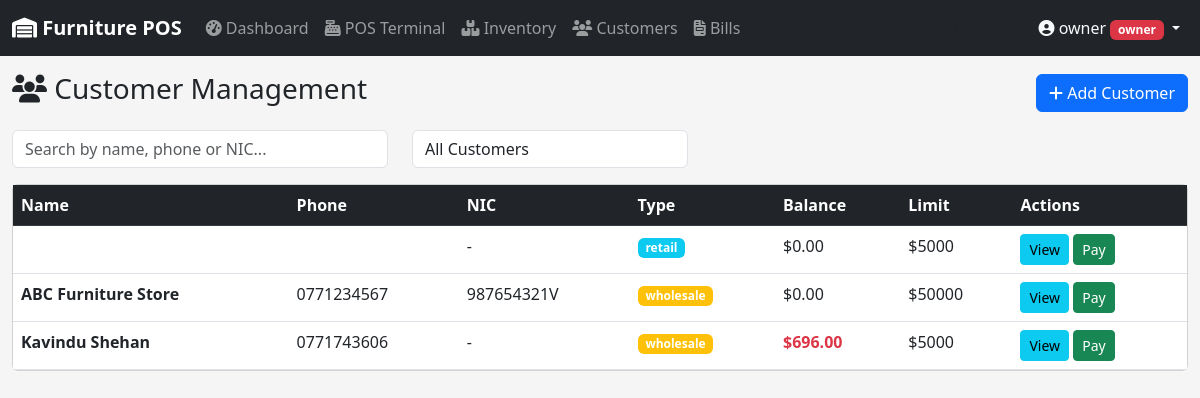
/customer/list (signed in), run on an earlier commit of the app's database.
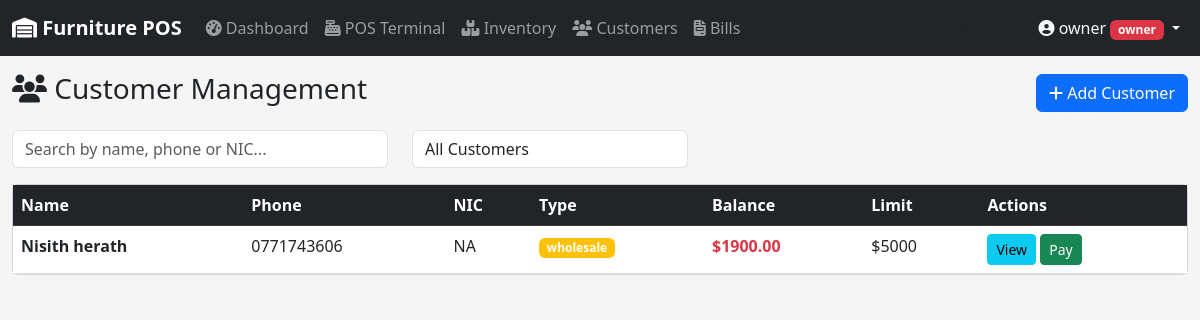
And on a later commit of the database.
### app/models/user.py (models this page shows, shortened)
class User(UserMixin, db.Model):
    __tablename__ = 'users'
    id = db.Column(db.Integer, primary_key=True)
    username = db.Column(db.String(50), unique=True, nullable=False)
    email = db.Column(db.String(120), unique=True, nullable=False)
    password_hash = db.Column(db.String(255), nullable=False)
    role = db.Column(db.String(20), default='staff')  # owner, manager, staff
    is_active = db.Column(db.Boolean, default=True)
    created_at = db.Column(db.DateTime, default=datetime.utcnow)
    last_login = db.Column(db.DateTime)
    orders = db.relationship('Order', backref='cashier_rel', lazy=True, foreign_keys='Order.user_id')

### app/models/customer.py (models this page shows, shortened)
class Customer(db.Model):
    __tablename__ = 'customers'
    id = db.Column(db.Integer, primary_key=True)
    name = db.Column(db.String(100), nullable=False)
    phone = db.Column(db.String(20), unique=True, nullable=False)
    email = db.Column(db.String(120))
    address = db.Column(db.Text)
    nic = db.Column(db.String(20))  # National ID Card
    customer_type = db.Column(db.String(20), default='retail')
    balance = db.Column(db.Float, default=0.0)
    credit_limit = db.Column(db.Float, default=5000.0)
    total_purchases = db.Column(db.Float, default=0.0)
    total_paid = db.Column(db.Float, default=0.0)
    is_active = db.Column(db.Boolean, default=True)
    notes = db.Column(db.Text)
    created_at = db.Column(db.DateTime, default=datetime.utcnow)
    updated_at = db.Column(db.DateTime, default=datetime.utcnow, onupdate=datetime.utcnow)
    orders = db.relationship('Order', backref='customer_rel', lazy=True)
    payments = db.relationship('Payment', backref='customer_rel', lazy=True)

### app/routes/customer.py (the view)
@customer_bp.route('/list')
@login_required
def list_customers():
    customers = Customer.query.filter_by(is_active=True).order_by(Customer.customer_type, Customer.name).all()
    return render_template('customer/list.html', customers=customers)

### app/models/user.py (called while the page is built)
@login_manager.user_loader
def load_user(user_id):
    return User.query.get(int(user_id))

### app/templates/customer/list.html (shortened to what this page needs)
{% extends "base.html" %}
{% block content %}
<div class="d-flex justify-content-between align-items-center mb-3">
    <h3><i class="fas fa-users"></i> Customer Management</h3>
    <button class="btn btn-primary" data-bs-toggle="modal" data-bs-target="#addCustomerModal">
        <i class="fas fa-plus"></i> Add Customer
    </button>
</div>
<div class="row mb-3">
    <div class="col-md-4">
        <input type="text" id="custSearch" class="form-control" placeholder="Search by name, phone or NIC..." onkeyup="filterTable()">
    </div>
    <div class="col-md-3">
        <select id="typeFilter" class="form-control" onchange="filterTable()">
            <option value="all">All Customers</option>
        </select>
    </div>
</div>
<div class="card">
    <div class="card-body p-0">
        <div class="table-responsive">
            <table class="table table-hover mb-0" id="custTable">
                <thead class="table-dark">
                    <tr>
                        <th>Name</th>
                        <th>Phone</th>
                        <th>NIC</th>
                        <th>Type</th>
                        <th>Balance</th>
                        <th>Limit</th>
                        <th>Actions</th>
                    </tr>
                </thead>
                <tbody>
                    {% for customer in customers %}
                    <tr>
                        <td><strong>{{ customer.name }}</strong></td>
                        <td>{{ customer.phone }}</td>
                        <td>{{ customer.nic or '-' }}</td>
                        <td><span class="badge bg-{{ 'warning' if customer.customer_type == 'wholesale' else 'info' }}">{{ customer.customer_type }}</span></td>
                        <td class="{{ 'text-danger fw-bold' if customer.balance > 0 }}">${{ "%.2f"|format(customer.balance) }}</td>
                        <td>${{ "%.0f"|format(customer.credit_limit) }}</td>
                        <td>
                            <button class="btn btn-sm btn-info" onclick="viewCustomer({{ customer.id }})">View</button>
                            <button class="btn btn-sm btn-success" onclick="showPayment({{ customer.id }}, '{{ customer.name }}', {{ customer.balance }})">Pay</button>
                        </td>
                    </tr>
                    {% endfor %}
                </tbody>
            </table>
        </div>
    </div>
</div>
{% endblock %}

### app/templates/base.html (shortened to what this page needs)
<!DOCTYPE html>
<html lang="en">
<head>
    <link href="https://cdn.jsdelivr.net/npm/bootstrap@5.3.0/dist/css/bootstrap.min.css" rel="stylesheet">
    <link href="https://cdnjs.cloudflare.com/ajax/libs/font-awesome/6.4.0/css/all.min.css" rel="stylesheet">
</head>
<body>
    <nav class="navbar navbar-expand-lg navbar-dark bg-dark">
        <div class="container-fluid">
            <a class="navbar-brand" href="{{ url_for('pos.dashboard') }}">
                <i class="fas fa-warehouse"></i> Furniture POS
            </a>
            <div class="collapse navbar-collapse" id="navbarNav">
                {% if current_user.is_authenticated %}
                <ul class="navbar-nav me-auto">
                    <li class="nav-item">
                        <a class="nav-link" href="{{ url_for('pos.dashboard') }}">
                            <i class="fas fa-tachometer-alt"></i> Dashboard
                        </a>
                    </li>
                    <li class="nav-item">
                        <a class="nav-link" href="{{ url_for('pos.terminal') }}">
                            <i class="fas fa-cash-register"></i> POS Terminal
                        </a>
                    </li>
                    <li class="nav-item">
                        <a class="nav-link" href="{{ url_for('inventory.manage') }}">
                            <i class="fas fa-boxes"></i> Inventory
                        </a>
                    </li>
                    <li class="nav-item">
                        <a class="nav-link" href="{{ url_for('customer.list_customers') }}">
                            <i class="fas fa-users"></i> Customers
                        </a>
                    </li>
                    {% if current_user.role in ['owner', 'manager'] %}
                    <li class="nav-item">
                        <a class="nav-link" href="{{ url_for('pos.bills') }}">
                            <i class="fas fa-file-invoice"></i> Bills
                        </a>
                    </li>
                    {% endif %}
                </ul>
                <ul class="navbar-nav ms-auto align-items-center">
                    <li class="nav-item me-3">
                        <span class="digital-clock" id="liveClock">00:00:00</span>
                    </li>
                    <li class="nav-item dropdown">
                        <a class="nav-link dropdown-toggle text-light" href="#" role="button" data-bs-toggle="dropdown">
                            <i class="fas fa-user-circle"></i>
                            {{ current_user.username }}
                            <span class="badge bg-{{ 'danger' if current_user.role == 'owner' else 'info' }}">
                                {{ current_user.role }}
                            </span>
                        </a>
                    </li>
                </ul>
                {% endif %}
            </div>
        </div>
    </nav>
    <div class="container-fluid mt-3">
        {% block content %}{% endblock %}
    </div>
</body>
</html>

### app/templates/base.html (style rules this page uses)
body { background: #f5f5f5; }
.navbar-brand { font-weight: bold; }

What changed in the data, as far as the page shows it:
removed Customer: nic "-", customer_type "retail", balance "0.00", credit_limit "5000"
removed Customer: name "ABC Furniture Store", phone "0771234567", nic "987654321V", customer_type "wholesale", balance "0.00", credit_limit "50000"
removed Customer: name "Kavindu Shehan", phone "0771743606", nic "-", customer_type "wholesale", balance "696.00", credit_limit "5000"
added Customer: name "Nisith herath", phone "0771743606", nic "NA", customer_type "wholesale", balance "1900.00", credit_limit "5000"
